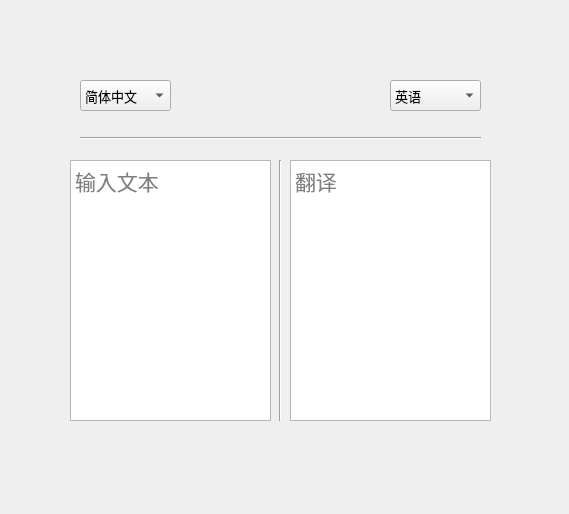
<?xml version="1.0" encoding="UTF-8"?>
<ui version="4.0">
 <class>MainWindow</class>
 <widget class="QMainWindow" name="MainWindow">
  <property name="geometry">
   <rect>
    <x>0</x>
    <y>0</y>
    <width>569</width>
    <height>514</height>
   </rect>
  </property>
  <property name="windowTitle">
   <string>MainWindow</string>
  </property>
  <widget class="QWidget" name="centralwidget">
   <widget class="QComboBox" name="sourceComboBox">
    <property name="geometry">
     <rect>
      <x>80</x>
      <y>80</y>
      <width>91</width>
      <height>31</height>
     </rect>
    </property>
    <property name="maximumSize">
     <size>
      <width>16777215</width>
      <height>110</height>
     </size>
    </property>
    <property name="font">
     <font>
      <pointsize>10</pointsize>
     </font>
    </property>
    <item>
     <property name="text">
      <string>简体中文</string>
     </property>
    </item>
    <item>
     <property name="text">
      <string>AUTO</string>
     </property>
    </item>
    <item>
     <property name="text">
      <string>英语</string>
     </property>
    </item>
    <item>
     <property name="text">
      <string>繁体中文</string>
     </property>
    </item>
    <item>
     <property name="text">
      <string>日语</string>
     </property>
    </item>
    <item>
     <property name="text">
      <string>粤语</string>
     </property>
    </item>
   </widget>
   <widget class="QComboBox" name="targetComboBox">
    <property name="geometry">
     <rect>
      <x>390</x>
      <y>80</y>
      <width>91</width>
      <height>31</height>
     </rect>
    </property>
    <property name="maximumSize">
     <size>
      <width>16777215</width>
      <height>110</height>
     </size>
    </property>
    <property name="font">
     <font>
      <pointsize>10</pointsize>
     </font>
    </property>
    <item>
     <property name="text">
      <string>英语</string>
     </property>
    </item>
    <item>
     <property name="text">
      <string>AUTO</string>
     </property>
    </item>
    <item>
     <property name="text">
      <string>简体中文</string>
     </property>
    </item>
    <item>
     <property name="text">
      <string>繁体中文</string>
     </property>
    </item>
    <item>
     <property name="text">
      <string>粤语</string>
     </property>
    </item>
    <item>
     <property name="text">
      <string>日语</string>
     </property>
    </item>
   </widget>
   <widget class="QLabel" name="exchangeLabel">
    <property name="geometry">
     <rect>
      <x>220</x>
      <y>70</y>
      <width>111</width>
      <height>51</height>
     </rect>
    </property>
    <property name="maximumSize">
     <size>
      <width>16777215</width>
      <height>110</height>
     </size>
    </property>
    <property name="text">
     <string/>
    </property>
    <property name="pixmap">
     <pixmap resource="../resource/resource.qrc">:/resource/bidirectional.png</pixmap>
    </property>
    <property name="scaledContents">
     <bool>true</bool>
    </property>
   </widget>
   <widget class="QTextEdit" name="sourceTextEdit">
    <property name="geometry">
     <rect>
      <x>70</x>
      <y>160</y>
      <width>201</width>
      <height>261</height>
     </rect>
    </property>
    <property name="font">
     <font>
      <family>Consolas</family>
      <pointsize>16</pointsize>
     </font>
    </property>
    <property name="placeholderText">
     <string>输入文本</string>
    </property>
   </widget>
   <widget class="QTextEdit" name="targetTextEdit">
    <property name="geometry">
     <rect>
      <x>290</x>
      <y>160</y>
      <width>201</width>
      <height>261</height>
     </rect>
    </property>
    <property name="font">
     <font>
      <family>Consolas</family>
      <pointsize>16</pointsize>
     </font>
    </property>
    <property name="placeholderText">
     <string>翻译</string>
    </property>
   </widget>
   <widget class="QLabel" name="speakerLabel">
    <property name="geometry">
     <rect>
      <x>420</x>
      <y>440</y>
      <width>54</width>
      <height>41</height>
     </rect>
    </property>
    <property name="text">
     <string/>
    </property>
    <property name="pixmap">
     <pixmap resource="../resource/resource.qrc">:/resource/speakers.png</pixmap>
    </property>
    <property name="scaledContents">
     <bool>true</bool>
    </property>
   </widget>
   <widget class="Line" name="line_2">
    <property name="geometry">
     <rect>
      <x>80</x>
      <y>130</y>
      <width>401</width>
      <height>16</height>
     </rect>
    </property>
    <property name="orientation">
     <enum>Qt::Horizontal</enum>
    </property>
   </widget>
   <widget class="QLabel" name="clearLlabel">
    <property name="geometry">
     <rect>
      <x>260</x>
      <y>150</y>
      <width>21</width>
      <height>21</height>
     </rect>
    </property>
    <property name="text">
     <string/>
    </property>
    <property name="pixmap">
     <pixmap resource="../resource/resource.qrc">:/resource/close.png</pixmap>
    </property>
    <property name="scaledContents">
     <bool>true</bool>
    </property>
   </widget>
   <widget class="Line" name="line">
    <property name="geometry">
     <rect>
      <x>270</x>
      <y>160</y>
      <width>20</width>
      <height>261</height>
     </rect>
    </property>
    <property name="orientation">
     <enum>Qt::Vertical</enum>
    </property>
   </widget>
   <zorder>sourceTextEdit</zorder>
   <zorder>sourceComboBox</zorder>
   <zorder>targetComboBox</zorder>
   <zorder>exchangeLabel</zorder>
   <zorder>targetTextEdit</zorder>
   <zorder>speakerLabel</zorder>
   <zorder>line_2</zorder>
   <zorder>line</zorder>
   <zorder>clearLlabel</zorder>
  </widget>
 </widget>
 <resources>
  <include location="C:/Users/moqian/.designer/resource/resource.qrc"/>
  <include location="../resource/resource.qrc"/>
 </resources>
 <connections>
  <connection>
   <sender>sourceTextEdit</sender>
   <signal>textChanged()</signal>
   <receiver>MainWindow</receiver>
   <slot>queryBaiduApi()</slot>
   <hints>
    <hint type="sourcelabel">
     <x>198</x>
     <y>420</y>
    </hint>
    <hint type="destinationlabel">
     <x>196</x>
     <y>525</y>
    </hint>
   </hints>
  </connection>
 </connections>
 <slots>
  <slot>queryBaiduApi()</slot>
 </slots>
</ui>
